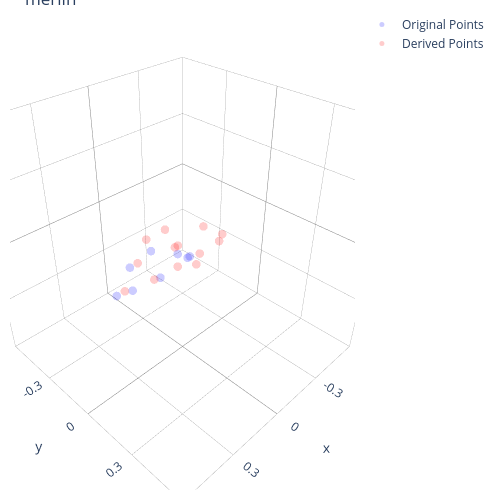

Notebook code cell kept with this figure:
### Markdown cell above
### Inspect a Species

The interactive 3D plot shows the original cadaver landmarks (blue) and the derived marker positions (red) for a selected species. The tail markers are derived from the tail base and length. The left side is also mirrored.

### Code cell
# Visualise derived markers for one species
plot_bird_markers(merged_df, row_idx=22, show_derived_lines=False)

### Figure 1 — Plotly figure (JSON) as saved in the notebook; plotly's stock layout.template omitted (floating-point values rounded to 4 significant figures)
{"data": [{"hovertemplate": "<b>Point</b>: %{text}<br>x: %{x:.3f}<br>y: %{y:.3f}<br>z: %{z:.3f}<br><extra></extra>", "marker": {"color": "blue", "opacity": 0.2, "size": 5}, "mode": "markers", "name": "Original Points", "text": ["pt1", "pt10", "pt11", "pt12", "pt2", "pt4", "pt8", "pt9"], "type": "scatter3d", "x": [0.0116, 0.2526, 0.153, 0.02862, 0.07019, 0.1967, 0.305, 0.3572], "y": [0.05688, -0.06778, -0.03991, 0.05967, 0.03991, 0.0641, 0.006842, -0.0378], "z": [0.0002, 0.0002, 0.0514, 0.003005, 0.03417, -0.01254, -0.05424, -0.07884]}, {"hovertemplate": "<b>Point</b>: %{text}<br>x: %{x:.3f}<br>y: %{y:.3f}<br>z: %{z:.3f}<br><extra></extra>", "marker": {"color": "red", "opacity": 0.2, "size": 5}, "mode": "markers", "name": "Derived Points", "text": ["right_wingtip", "left_wingtip", "right_primary", "left_primary", "right_secondary", "left_secondary", "right_tailtip", "left_tailtip", "right_tailbase", "left_tailbase", "right_shoulder", "left_shoulder", "hood"], "type": "scatter3d", "x": [0.3125, -0.3125, 0.2062, -0.2062, 0.208, -0.208, 0.0594, -0.0594, 0.0092, -0.0092, 0.07019, -0.07019, 0], "y": [-0.0378, -0.0378, 0.03547, 0.03547, -0.06778, -0.06778, -0.1769, -0.1769, -0.03991, -0.03991, 0.03991, 0.03991, 0.0858], "z": [-0.07884, -0.07884, -0.03339, -0.03339, 0.0002, 0.0002, 0.0002, 0.0002, 0.0002, 0.0002, -0.03417, -0.03417, -0.03417]}], "layout": {"height": 500, "margin": {"b": 10, "l": 10, "r": 10, "t": 10}, "scene": {"aspectmode": "cube", "xaxis": {"backgroundcolor": "white", "dtick": 0.1, "gridcolor": "grey", "gridwidth": 0.5, "range": [-0.6, 0.6], "showbackground": true, "ticktext": ["", "-0.3", "0", "0.3", ""], "tickvals": [-0.6, -0.3, 0, 0.3, 0.6], "zerolinecolor": "grey"}, "yaxis": {"backgroundcolor": "white", "dtick": 0.1, "gridcolor": "grey", "gridwidth": 0.5, "range": [-0.6, 0.6], "showbackground": true, "ticktext": ["", "-0.3", "0", "0.3", ""], "tickvals": [-0.6, -0.3, 0, 0.3, 0.6], "zerolinecolor": "grey"}, "zaxis": {"backgroundcolor": "white", "dtick": 0.1, "gridcolor": "grey", "gridwidth": 0.5, "range": [-0.6, 0.6], "showbackground": true, "ticktext": ["", "-0.3", "0", "0.3", ""], "tickvals": [-0.6, -0.3, 0, 0.3, 0.6], "zerolinecolor": "grey"}}, "title": {"text": "merlin"}, "width": 500}}
